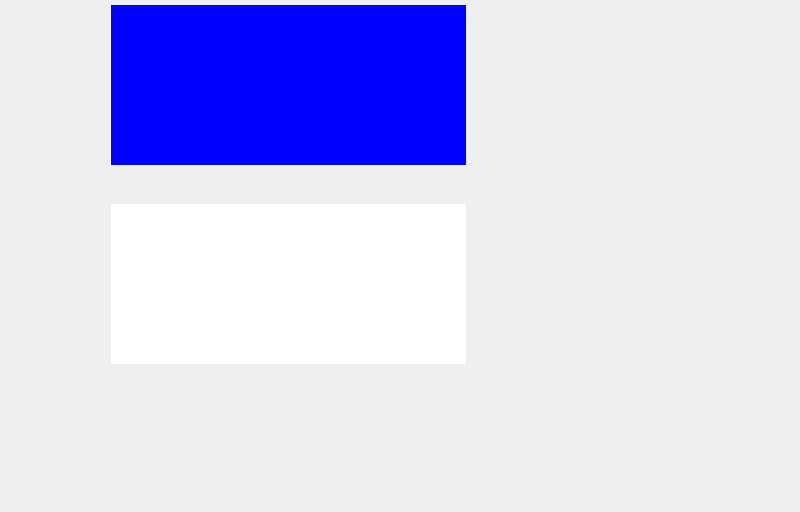
<?xml version="1.0" encoding="UTF-8"?>
<ui version="4.0">
 <class>ScoreViewVerticalTeam</class>
 <widget class="QWidget" name="ScoreViewVerticalTeam">
  <property name="geometry">
   <rect>
    <x>0</x>
    <y>0</y>
    <width>800</width>
    <height>512</height>
   </rect>
  </property>
  <property name="cursor">
   <cursorShape>CrossCursor</cursorShape>
  </property>
  <property name="windowTitle">
   <string>IpponBoard View</string>
  </property>
  <property name="windowIcon">
   <iconset resource="../base/ipponboard.qrc">
    <normaloff>:/res/images/logo.png</normaloff>:/res/images/logo.png</iconset>
  </property>
  <property name="statusTip">
   <string notr="true"/>
  </property>
  <property name="autoFillBackground">
   <bool>false</bool>
  </property>
  <property name="styleSheet">
   <string notr="true"/>
  </property>
  <layout class="QVBoxLayout" name="verticalLayout_main" stretch="0,20,0,8">
   <property name="spacing">
    <number>0</number>
   </property>
   <property name="margin">
    <number>5</number>
   </property>
   <item>
    <widget class="ScaledText" name="text_ippon_blue" native="true">
     <property name="sizePolicy">
      <sizepolicy hsizetype="Expanding" vsizetype="Expanding">
       <horstretch>0</horstretch>
       <verstretch>0</verstretch>
      </sizepolicy>
     </property>
     <property name="minimumSize">
      <size>
       <width>20</width>
       <height>0</height>
      </size>
     </property>
     <property name="font">
      <font>
       <weight>50</weight>
       <bold>false</bold>
      </font>
     </property>
     <property name="styleSheet">
      <string notr="true">background-color: blue;</string>
     </property>
    </widget>
   </item>
   <item>
    <layout class="QHBoxLayout" name="horizontalLayout_2" stretch="7,5">
     <property name="spacing">
      <number>0</number>
     </property>
     <property name="leftMargin">
      <number>0</number>
     </property>
     <property name="topMargin">
      <number>0</number>
     </property>
     <property name="rightMargin">
      <number>0</number>
     </property>
     <item>
      <layout class="QVBoxLayout" name="verticalLayout_score_white" stretch="8,2,8">
       <property name="spacing">
        <number>0</number>
       </property>
       <property name="leftMargin">
        <number>0</number>
       </property>
       <property name="topMargin">
        <number>0</number>
       </property>
       <property name="bottomMargin">
        <number>0</number>
       </property>
       <item>
        <layout class="QHBoxLayout" name="horizontalLayout_score_white_3" stretch="3,5,5">
         <property name="spacing">
          <number>0</number>
         </property>
         <property name="margin">
          <number>0</number>
         </property>
         <item>
          <layout class="QGridLayout" name="gridLayout_2" rowstretch="1,1,1" columnstretch="1,1">
           <property name="margin">
            <number>0</number>
           </property>
           <property name="spacing">
            <number>0</number>
           </property>
           <item row="1" column="1">
            <widget class="ScaledImage" name="image_shido2_blue" native="true">
             <property name="sizePolicy">
              <sizepolicy hsizetype="Expanding" vsizetype="Expanding">
               <horstretch>0</horstretch>
               <verstretch>0</verstretch>
              </sizepolicy>
             </property>
             <property name="minimumSize">
              <size>
               <width>40</width>
               <height>40</height>
              </size>
             </property>
            </widget>
           </item>
           <item row="0" column="1">
            <widget class="ScaledImage" name="image_shido1_blue" native="true">
             <property name="sizePolicy">
              <sizepolicy hsizetype="Expanding" vsizetype="Expanding">
               <horstretch>0</horstretch>
               <verstretch>0</verstretch>
              </sizepolicy>
             </property>
             <property name="minimumSize">
              <size>
               <width>40</width>
               <height>40</height>
              </size>
             </property>
            </widget>
           </item>
           <item row="2" column="1">
            <widget class="ScaledImage" name="image_shido3_blue" native="true">
             <property name="sizePolicy">
              <sizepolicy hsizetype="Expanding" vsizetype="Expanding">
               <horstretch>0</horstretch>
               <verstretch>0</verstretch>
              </sizepolicy>
             </property>
             <property name="minimumSize">
              <size>
               <width>40</width>
               <height>40</height>
              </size>
             </property>
            </widget>
           </item>
           <item row="2" column="0">
            <widget class="ScaledImage" name="image_hansokumake_blue" native="true">
             <property name="sizePolicy">
              <sizepolicy hsizetype="Expanding" vsizetype="Expanding">
               <horstretch>1</horstretch>
               <verstretch>1</verstretch>
              </sizepolicy>
             </property>
             <property name="minimumSize">
              <size>
               <width>40</width>
               <height>40</height>
              </size>
             </property>
            </widget>
           </item>
           <item row="0" column="0">
            <widget class="ScaledImage" name="dummy_blue" native="true">
             <property name="sizePolicy">
              <sizepolicy hsizetype="Expanding" vsizetype="Expanding">
               <horstretch>0</horstretch>
               <verstretch>0</verstretch>
              </sizepolicy>
             </property>
             <property name="minimumSize">
              <size>
               <width>40</width>
               <height>40</height>
              </size>
             </property>
            </widget>
           </item>
           <item row="1" column="0">
            <widget class="ScaledImage" name="dummy_blue_2" native="true">
             <property name="sizePolicy">
              <sizepolicy hsizetype="Expanding" vsizetype="Expanding">
               <horstretch>0</horstretch>
               <verstretch>0</verstretch>
              </sizepolicy>
             </property>
             <property name="minimumSize">
              <size>
               <width>40</width>
               <height>40</height>
              </size>
             </property>
            </widget>
           </item>
          </layout>
         </item>
         <item>
          <widget class="ScaledText" name="text_wazaari_blue" native="true">
           <property name="sizePolicy">
            <sizepolicy hsizetype="Expanding" vsizetype="Expanding">
             <horstretch>5</horstretch>
             <verstretch>5</verstretch>
            </sizepolicy>
           </property>
           <property name="minimumSize">
            <size>
             <width>20</width>
             <height>20</height>
            </size>
           </property>
           <property name="font">
            <font>
             <weight>50</weight>
             <bold>false</bold>
            </font>
           </property>
           <property name="styleSheet">
            <string notr="true">background-color: blue;</string>
           </property>
          </widget>
         </item>
         <item>
          <widget class="ScaledText" name="text_yuko_blue" native="true">
           <property name="sizePolicy">
            <sizepolicy hsizetype="Expanding" vsizetype="Expanding">
             <horstretch>5</horstretch>
             <verstretch>5</verstretch>
            </sizepolicy>
           </property>
           <property name="minimumSize">
            <size>
             <width>20</width>
             <height>20</height>
            </size>
           </property>
           <property name="font">
            <font>
             <weight>50</weight>
             <bold>false</bold>
            </font>
           </property>
           <property name="styleSheet">
            <string notr="true">background-color: blue;</string>
           </property>
          </widget>
         </item>
        </layout>
       </item>
       <item>
        <layout class="QHBoxLayout" name="horizontalLayout_point_names" stretch="3,5,5">
         <property name="spacing">
          <number>0</number>
         </property>
         <property name="leftMargin">
          <number>0</number>
         </property>
         <property name="rightMargin">
          <number>0</number>
         </property>
         <property name="bottomMargin">
          <number>0</number>
         </property>
         <item>
          <widget class="ScaledText" name="text_shido_desc" native="true">
           <property name="sizePolicy">
            <sizepolicy hsizetype="Expanding" vsizetype="Expanding">
             <horstretch>0</horstretch>
             <verstretch>0</verstretch>
            </sizepolicy>
           </property>
           <property name="minimumSize">
            <size>
             <width>20</width>
             <height>20</height>
            </size>
           </property>
          </widget>
         </item>
         <item>
          <widget class="ScaledText" name="text_wazaari_desc1" native="true">
           <property name="sizePolicy">
            <sizepolicy hsizetype="Expanding" vsizetype="Expanding">
             <horstretch>0</horstretch>
             <verstretch>0</verstretch>
            </sizepolicy>
           </property>
           <property name="minimumSize">
            <size>
             <width>20</width>
             <height>20</height>
            </size>
           </property>
          </widget>
         </item>
         <item>
          <widget class="ScaledText" name="text_yuko_desc1" native="true">
           <property name="sizePolicy">
            <sizepolicy hsizetype="Expanding" vsizetype="Expanding">
             <horstretch>0</horstretch>
             <verstretch>0</verstretch>
            </sizepolicy>
           </property>
           <property name="minimumSize">
            <size>
             <width>20</width>
             <height>20</height>
            </size>
           </property>
          </widget>
         </item>
        </layout>
       </item>
       <item>
        <layout class="QHBoxLayout" name="horizontalLayout_score_white" stretch="3,5,5">
         <property name="spacing">
          <number>0</number>
         </property>
         <property name="leftMargin">
          <number>0</number>
         </property>
         <property name="topMargin">
          <number>0</number>
         </property>
         <property name="rightMargin">
          <number>0</number>
         </property>
         <item>
          <layout class="QGridLayout" name="gridLayout" rowstretch="1,1,1" columnstretch="1,1">
           <property name="topMargin">
            <number>0</number>
           </property>
           <property name="rightMargin">
            <number>0</number>
           </property>
           <item row="1" column="1">
            <widget class="ScaledImage" name="image_shido2_white" native="true">
             <property name="sizePolicy">
              <sizepolicy hsizetype="Expanding" vsizetype="Expanding">
               <horstretch>0</horstretch>
               <verstretch>0</verstretch>
              </sizepolicy>
             </property>
             <property name="minimumSize">
              <size>
               <width>40</width>
               <height>40</height>
              </size>
             </property>
             <property name="styleSheet">
              <string notr="true"/>
             </property>
            </widget>
           </item>
           <item row="2" column="1">
            <widget class="ScaledImage" name="image_shido1_white" native="true">
             <property name="sizePolicy">
              <sizepolicy hsizetype="Expanding" vsizetype="Expanding">
               <horstretch>0</horstretch>
               <verstretch>0</verstretch>
              </sizepolicy>
             </property>
             <property name="minimumSize">
              <size>
               <width>40</width>
               <height>40</height>
              </size>
             </property>
            </widget>
           </item>
           <item row="0" column="1">
            <widget class="ScaledImage" name="image_shido3_white" native="true">
             <property name="sizePolicy">
              <sizepolicy hsizetype="Expanding" vsizetype="Expanding">
               <horstretch>1</horstretch>
               <verstretch>1</verstretch>
              </sizepolicy>
             </property>
             <property name="minimumSize">
              <size>
               <width>40</width>
               <height>40</height>
              </size>
             </property>
            </widget>
           </item>
           <item row="0" column="0">
            <widget class="ScaledImage" name="image_hansokumake_white" native="true">
             <property name="sizePolicy">
              <sizepolicy hsizetype="Expanding" vsizetype="Expanding">
               <horstretch>0</horstretch>
               <verstretch>0</verstretch>
              </sizepolicy>
             </property>
             <property name="minimumSize">
              <size>
               <width>40</width>
               <height>40</height>
              </size>
             </property>
            </widget>
           </item>
           <item row="2" column="0">
            <widget class="ScaledImage" name="dummy_white" native="true">
             <property name="sizePolicy">
              <sizepolicy hsizetype="Expanding" vsizetype="Expanding">
               <horstretch>0</horstretch>
               <verstretch>0</verstretch>
              </sizepolicy>
             </property>
             <property name="minimumSize">
              <size>
               <width>40</width>
               <height>40</height>
              </size>
             </property>
            </widget>
           </item>
           <item row="1" column="0">
            <widget class="ScaledImage" name="dummy_white_2" native="true">
             <property name="sizePolicy">
              <sizepolicy hsizetype="Expanding" vsizetype="Expanding">
               <horstretch>0</horstretch>
               <verstretch>0</verstretch>
              </sizepolicy>
             </property>
             <property name="minimumSize">
              <size>
               <width>40</width>
               <height>40</height>
              </size>
             </property>
            </widget>
           </item>
          </layout>
         </item>
         <item>
          <widget class="ScaledText" name="text_wazaari_white" native="true">
           <property name="sizePolicy">
            <sizepolicy hsizetype="Expanding" vsizetype="Expanding">
             <horstretch>5</horstretch>
             <verstretch>5</verstretch>
            </sizepolicy>
           </property>
           <property name="minimumSize">
            <size>
             <width>20</width>
             <height>20</height>
            </size>
           </property>
           <property name="font">
            <font>
             <weight>50</weight>
             <bold>false</bold>
            </font>
           </property>
           <property name="styleSheet">
            <string notr="true">background-color: white;</string>
           </property>
          </widget>
         </item>
         <item>
          <widget class="ScaledText" name="text_yuko_white" native="true">
           <property name="sizePolicy">
            <sizepolicy hsizetype="Expanding" vsizetype="Expanding">
             <horstretch>5</horstretch>
             <verstretch>5</verstretch>
            </sizepolicy>
           </property>
           <property name="minimumSize">
            <size>
             <width>20</width>
             <height>20</height>
            </size>
           </property>
           <property name="font">
            <font>
             <weight>50</weight>
             <bold>false</bold>
            </font>
           </property>
           <property name="styleSheet">
            <string notr="true">background-color: white;</string>
           </property>
          </widget>
         </item>
        </layout>
       </item>
      </layout>
     </item>
     <item>
      <layout class="QVBoxLayout" name="verticalLayout_4" stretch="2,3,2">
       <property name="spacing">
        <number>0</number>
       </property>
       <property name="topMargin">
        <number>0</number>
       </property>
       <property name="rightMargin">
        <number>0</number>
       </property>
       <property name="bottomMargin">
        <number>0</number>
       </property>
       <item>
        <layout class="QVBoxLayout" name="verticalLayout_6" stretch="2,1">
         <property name="spacing">
          <number>0</number>
         </property>
         <property name="rightMargin">
          <number>0</number>
         </property>
         <property name="bottomMargin">
          <number>0</number>
         </property>
         <item>
          <widget class="ScaledText" name="text_lastname_blue" native="true">
           <property name="sizePolicy">
            <sizepolicy hsizetype="Expanding" vsizetype="Expanding">
             <horstretch>0</horstretch>
             <verstretch>0</verstretch>
            </sizepolicy>
           </property>
           <property name="minimumSize">
            <size>
             <width>20</width>
             <height>20</height>
            </size>
           </property>
           <property name="styleSheet">
            <string notr="true"/>
           </property>
          </widget>
         </item>
         <item>
          <widget class="ScaledText" name="text_firstname_blue" native="true">
           <property name="sizePolicy">
            <sizepolicy hsizetype="Expanding" vsizetype="Expanding">
             <horstretch>0</horstretch>
             <verstretch>0</verstretch>
            </sizepolicy>
           </property>
           <property name="minimumSize">
            <size>
             <width>20</width>
             <height>20</height>
            </size>
           </property>
          </widget>
         </item>
        </layout>
       </item>
       <item>
        <layout class="QHBoxLayout" name="horizontalLayout_3" stretch="2,7,3">
         <property name="spacing">
          <number>0</number>
         </property>
         <property name="leftMargin">
          <number>0</number>
         </property>
         <property name="topMargin">
          <number>0</number>
         </property>
         <property name="rightMargin">
          <number>0</number>
         </property>
         <item>
          <widget class="ScaledImage" name="image_sand_clock" native="true">
           <property name="sizePolicy">
            <sizepolicy hsizetype="Expanding" vsizetype="Expanding">
             <horstretch>0</horstretch>
             <verstretch>0</verstretch>
            </sizepolicy>
           </property>
           <property name="minimumSize">
            <size>
             <width>50</width>
             <height>0</height>
            </size>
           </property>
          </widget>
         </item>
         <item>
          <widget class="ScaledText" name="text_hold_clock" native="true">
           <property name="sizePolicy">
            <sizepolicy hsizetype="Expanding" vsizetype="Expanding">
             <horstretch>0</horstretch>
             <verstretch>0</verstretch>
            </sizepolicy>
           </property>
           <property name="minimumSize">
            <size>
             <width>40</width>
             <height>40</height>
            </size>
           </property>
           <property name="font">
            <font>
             <weight>50</weight>
             <bold>false</bold>
            </font>
           </property>
           <property name="styleSheet">
            <string notr="true"/>
           </property>
          </widget>
         </item>
         <item>
          <layout class="QVBoxLayout" name="verticalLayout_3" stretch="4,3">
           <property name="spacing">
            <number>0</number>
           </property>
           <property name="rightMargin">
            <number>0</number>
           </property>
           <property name="bottomMargin">
            <number>5</number>
           </property>
           <item>
            <widget class="ScaledText" name="text_weight" native="true">
             <property name="sizePolicy">
              <sizepolicy hsizetype="Expanding" vsizetype="Expanding">
               <horstretch>0</horstretch>
               <verstretch>0</verstretch>
              </sizepolicy>
             </property>
             <property name="minimumSize">
              <size>
               <width>40</width>
               <height>40</height>
              </size>
             </property>
             <property name="font">
              <font>
               <weight>50</weight>
               <bold>false</bold>
              </font>
             </property>
             <property name="styleSheet">
              <string notr="true"/>
             </property>
            </widget>
           </item>
           <item>
            <widget class="ScaledText" name="text_weight_kg" native="true">
             <property name="sizePolicy">
              <sizepolicy hsizetype="Expanding" vsizetype="Expanding">
               <horstretch>0</horstretch>
               <verstretch>0</verstretch>
              </sizepolicy>
             </property>
             <property name="minimumSize">
              <size>
               <width>40</width>
               <height>40</height>
              </size>
             </property>
             <property name="font">
              <font>
               <weight>50</weight>
               <bold>false</bold>
              </font>
             </property>
             <property name="styleSheet">
              <string notr="true"/>
             </property>
            </widget>
           </item>
          </layout>
         </item>
        </layout>
       </item>
       <item>
        <layout class="QVBoxLayout" name="verticalLayout_5" stretch="2,1">
         <property name="spacing">
          <number>0</number>
         </property>
         <property name="rightMargin">
          <number>0</number>
         </property>
         <property name="bottomMargin">
          <number>0</number>
         </property>
         <item>
          <widget class="ScaledText" name="text_lastname_white" native="true">
           <property name="sizePolicy">
            <sizepolicy hsizetype="Expanding" vsizetype="Expanding">
             <horstretch>0</horstretch>
             <verstretch>0</verstretch>
            </sizepolicy>
           </property>
           <property name="minimumSize">
            <size>
             <width>20</width>
             <height>20</height>
            </size>
           </property>
           <property name="font">
            <font>
             <weight>50</weight>
             <bold>false</bold>
            </font>
           </property>
          </widget>
         </item>
         <item>
          <widget class="ScaledText" name="text_firstname_white" native="true">
           <property name="sizePolicy">
            <sizepolicy hsizetype="Expanding" vsizetype="Expanding">
             <horstretch>0</horstretch>
             <verstretch>0</verstretch>
            </sizepolicy>
           </property>
           <property name="minimumSize">
            <size>
             <width>20</width>
             <height>20</height>
            </size>
           </property>
          </widget>
         </item>
        </layout>
       </item>
      </layout>
     </item>
    </layout>
   </item>
   <item>
    <widget class="ScaledText" name="text_ippon_white" native="true">
     <property name="sizePolicy">
      <sizepolicy hsizetype="Expanding" vsizetype="Expanding">
       <horstretch>0</horstretch>
       <verstretch>0</verstretch>
      </sizepolicy>
     </property>
     <property name="minimumSize">
      <size>
       <width>20</width>
       <height>0</height>
      </size>
     </property>
     <property name="font">
      <font>
       <weight>50</weight>
       <bold>false</bold>
      </font>
     </property>
     <property name="styleSheet">
      <string notr="true">background-color: white;</string>
     </property>
    </widget>
   </item>
   <item>
    <layout class="QHBoxLayout" name="horizontalLayout_bottom" stretch="2,9,2">
     <property name="spacing">
      <number>10</number>
     </property>
     <property name="leftMargin">
      <number>0</number>
     </property>
     <property name="topMargin">
      <number>0</number>
     </property>
     <property name="rightMargin">
      <number>0</number>
     </property>
     <item>
      <layout class="QVBoxLayout" name="verticalLayout_team_score_white" stretch="1,16">
       <property name="spacing">
        <number>0</number>
       </property>
       <property name="topMargin">
        <number>0</number>
       </property>
       <property name="rightMargin">
        <number>0</number>
       </property>
       <property name="bottomMargin">
        <number>0</number>
       </property>
       <item>
        <spacer name="verticalSpacer">
         <property name="orientation">
          <enum>Qt::Vertical</enum>
         </property>
         <property name="sizeHint" stdset="0">
          <size>
           <width>20</width>
           <height>40</height>
          </size>
         </property>
        </spacer>
       </item>
       <item>
        <widget class="ScaledText" name="text_score_team_white" native="true">
         <property name="sizePolicy">
          <sizepolicy hsizetype="Expanding" vsizetype="Expanding">
           <horstretch>0</horstretch>
           <verstretch>0</verstretch>
          </sizepolicy>
         </property>
         <property name="minimumSize">
          <size>
           <width>40</width>
           <height>40</height>
          </size>
         </property>
         <property name="font">
          <font>
           <weight>50</weight>
           <bold>false</bold>
          </font>
         </property>
         <property name="styleSheet">
          <string notr="true"/>
         </property>
        </widget>
       </item>
      </layout>
     </item>
     <item>
      <layout class="QVBoxLayout" name="verticalLayout_time" stretch="0">
       <property name="leftMargin">
        <number>0</number>
       </property>
       <item>
        <widget class="ScaledText" name="text_main_clock" native="true">
         <property name="sizePolicy">
          <sizepolicy hsizetype="Expanding" vsizetype="Expanding">
           <horstretch>2</horstretch>
           <verstretch>2</verstretch>
          </sizepolicy>
         </property>
         <property name="minimumSize">
          <size>
           <width>20</width>
           <height>20</height>
          </size>
         </property>
         <property name="font">
          <font>
           <weight>50</weight>
           <bold>false</bold>
          </font>
         </property>
         <property name="focusPolicy">
          <enum>Qt::NoFocus</enum>
         </property>
         <property name="toolTip">
          <string notr="true"/>
         </property>
        </widget>
       </item>
      </layout>
     </item>
     <item>
      <layout class="QVBoxLayout" name="verticalLayout_team_score_white_3" stretch="1,16">
       <property name="spacing">
        <number>0</number>
       </property>
       <property name="topMargin">
        <number>0</number>
       </property>
       <property name="rightMargin">
        <number>0</number>
       </property>
       <property name="bottomMargin">
        <number>0</number>
       </property>
       <item>
        <spacer name="verticalSpacer_2">
         <property name="orientation">
          <enum>Qt::Vertical</enum>
         </property>
         <property name="sizeHint" stdset="0">
          <size>
           <width>20</width>
           <height>40</height>
          </size>
         </property>
        </spacer>
       </item>
       <item>
        <widget class="ScaledText" name="text_score_team_blue" native="true">
         <property name="sizePolicy">
          <sizepolicy hsizetype="Expanding" vsizetype="Expanding">
           <horstretch>0</horstretch>
           <verstretch>0</verstretch>
          </sizepolicy>
         </property>
         <property name="minimumSize">
          <size>
           <width>40</width>
           <height>40</height>
          </size>
         </property>
         <property name="font">
          <font>
           <weight>50</weight>
           <bold>false</bold>
          </font>
         </property>
         <property name="styleSheet">
          <string notr="true"/>
         </property>
        </widget>
       </item>
      </layout>
     </item>
    </layout>
   </item>
  </layout>
 </widget>
 <customwidgets>
  <customwidget>
   <class>ScaledImage</class>
   <extends>QWidget</extends>
   <header>../widgets/scaledimage.h</header>
   <container>1</container>
  </customwidget>
  <customwidget>
   <class>ScaledText</class>
   <extends>QWidget</extends>
   <header>../widgets/scaledtext.h</header>
   <container>1</container>
  </customwidget>
 </customwidgets>
 <resources>
  <include location="../base/ipponboard.qrc"/>
 </resources>
 <connections/>
</ui>
